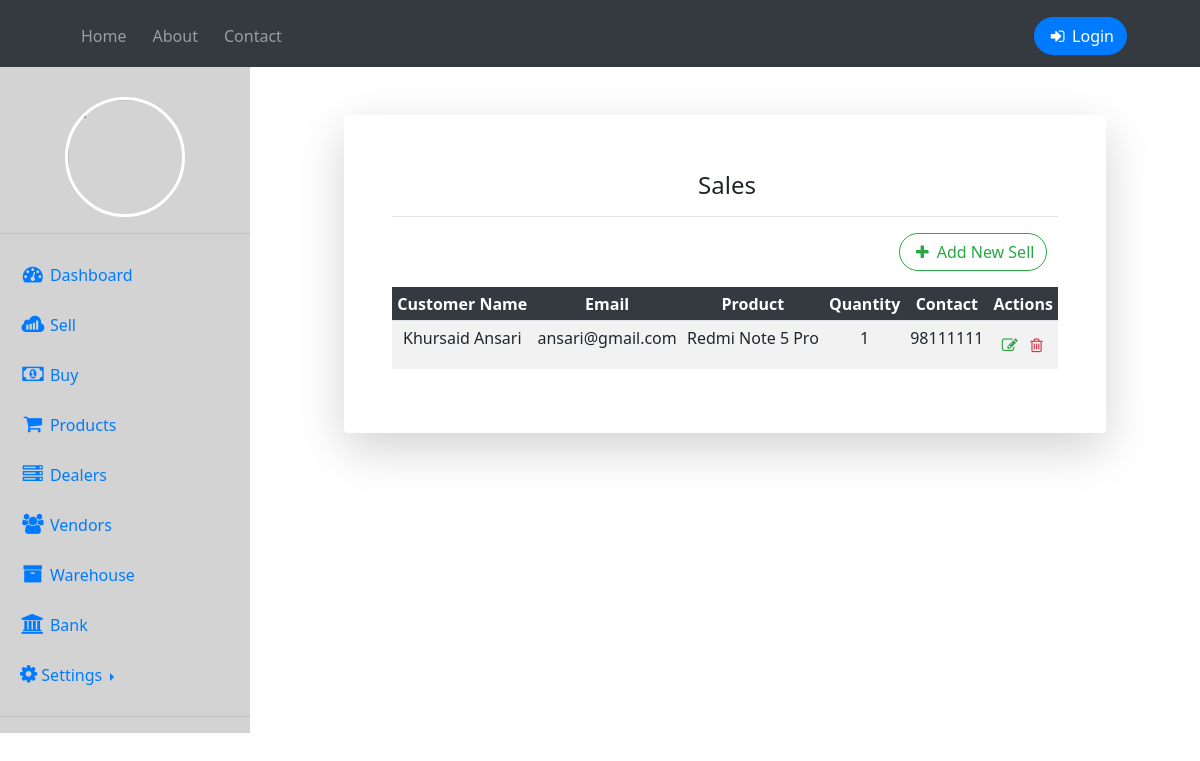
The app's page /sales with its own data.
### home/models.py (models this page shows, shortened)
class Sell(models.Model):
    name = models.CharField(max_length=50)
    quantity = models.IntegerField()
    pname = models.CharField(max_length=50)
    email = models.EmailField(max_length=50)
    contact = models.IntegerField()
    address = models.CharField(max_length=50)
    desc = models.TextField()

### home/views.py (the view)
# urls.py: path('sales',views.sales, name="sales"),
def sales(request):
        contents = Sell.objects.all()
        return render(request, 'sales.html', {'contents' : contents})

### templates/sales.html (shortened to what this page needs)
{% extends 'dashboard.html' %}
{% block body %}
<div class="container">
    <div class="row justify-content-center">
      <div class="col-xl-10 col-lg-12 col-md-9">
        <div class="card o-hidden border-0 shadow-lg my-5">
          <div class="card-body p-0">
            <form class="container p-5">
            <div class="text-center mt-2 mb-2">
                <h1 class="h4 text-gray-900 mb-2 mt-0 ml-1">Sales</h1>
                <hr>
              </div>
              <div class="form-row">
                <div class="form-group col-md-3">
                </div>
                <div class="form-group col">
                </div>
                <div class="form-group col-md-3">
                    <a href='/addsell' class="btn btn-outline-success "><i class="fa fa-plus fa-fw" aria-hidden="true"></i> Add New Sell</a>
                </div>
                </div>
            <table class="table table-striped table-borderless table-sm">
                <thead class="thead-dark border-bottom">
                <tr align="center">
                    <th>Customer Name</th>
                    <th>Email</th>
                    <th>Product</th>
                    <th>Quantity</th>
                    <th>Contact</th>
                    <th>Actions</th>
                </tr>
                </thead>
                {% for content in contents %}
                <tr align="center">
                    <td>{{ content.name }}</td>
                    <td>{{ content.email }}</td>
                    <td>{{ content.pname }}</td>
                    <td>{{ content.quantity }}</td>
                    <td>{{ content.contact }}</td>
                    <td>
                        <a href="{% url 'editsales' content.id %}"><span class="btn text-success px-0"><i class="fa fa-pencil-square-o fa-fw" aria-hidden="true"></i></span></a>
                        <a href="{% url 'deletesales' content.id %}"><span class="btn text-danger px-0"><i class="fa fa-trash-o fa-fw" aria-hidden="true"></i></span></a>
                    </td>
                </tr>
                {% endfor %}
            </table>
        </form>
        </div>
        </div>
        </div>
        </div>
        </div>
{% endblock body %}

### templates/dashboard.html (style rules this page uses)
* { padding: 0; margin: 0; text-decoration: none; list-style: none; box-sizing: border-box; font-family: 'Segoe UI', Tahoma, Geneva, Verdana, sans-serif; }
.btn { border-radius: 50px; }

### records on screen
Sell: name "Khursaid Ansari", email "ansari@gmail.com", pname "Redmi Note 5 Pro", quantity "1", contact "98111111"
